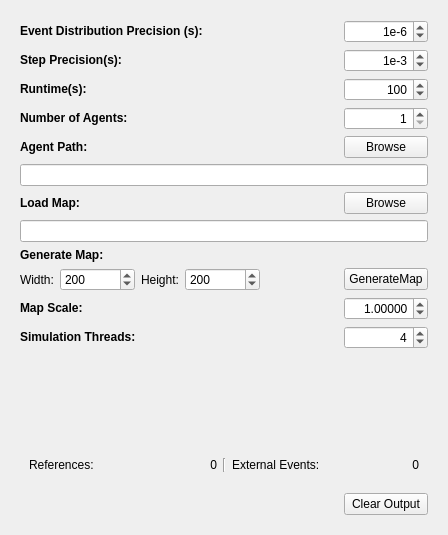
          <widget class="QWidget" name="scrollAreaWidgetContents">
           <property name="geometry">
            <rect>
             <x>0</x>
             <y>0</y>
             <width>448</width>
             <height>535</height>
            </rect>
           </property>
           <layout class="QVBoxLayout" name="verticalLayout_2">
            <item>
             <widget class="QWidget" name="widget_3" native="true">
              <property name="sizePolicy">
               <sizepolicy hsizetype="Expanding" vsizetype="Expanding">
                <horstretch>0</horstretch>
                <verstretch>0</verstretch>
               </sizepolicy>
              </property>
              <property name="minimumSize">
               <size>
                <width>0</width>
                <height>0</height>
               </size>
              </property>
              <layout class="QGridLayout" name="gridLayout_2">
               <item row="5" column="0">
                <widget class="QLabel" name="label">
                 <property name="text">
                  <string>&lt;b&gt;Agent Path:</string>
                 </property>
                 <property name="buddy">
                  <cstring>browseLuaAgentButton</cstring>
                 </property>
                </widget>
               </item>
               <item row="22" column="0" colspan="3">
                <widget class="QWidget" name="widget_4" native="true">
                 <property name="sizePolicy">
                  <sizepolicy hsizetype="MinimumExpanding" vsizetype="Fixed">
                   <horstretch>0</horstretch>
                   <verstretch>0</verstretch>
                  </sizepolicy>
                 </property>
                 <property name="minimumSize">
                  <size>
                   <width>0</width>
                   <height>0</height>
                  </size>
                 </property>
                 <layout class="QGridLayout" name="gridLayout">
                  <item row="0" column="4">
                   <widget class="Line" name="line_2">
                    <property name="orientation">
                     <enum>Qt::Vertical</enum>
                    </property>
                   </widget>
                  </item>
                  <item row="2" column="4">
                   <widget class="Line" name="line_4">
                    <property name="orientation">
                     <enum>Qt::Vertical</enum>
                    </property>
                   </widget>
                  </item>
                  <item row="1" column="4">
                   <widget class="Line" name="line_3">
                    <property name="orientation">
                     <enum>Qt::Vertical</enum>
                    </property>
                   </widget>
                  </item>
                  <item row="1" column="3">
                   <widget class="QLabel" name="label_status3">
                    <property name="text">
                     <string>0</string>
                    </property>
                    <property name="alignment">
                     <set>Qt::AlignRight|Qt::AlignTrailing|Qt::AlignVCenter</set>
                    </property>
                   </widget>
                  </item>
                  <item row="1" column="5">
                   <widget class="QLabel" name="label_15">
                    <property name="text">
                     <string>External Events:</string>
                    </property>
                   </widget>
                  </item>
                  <item row="1" column="2">
                   <widget class="QLabel" name="label_3">
                    <property name="text">
                     <string>References:</string>
                    </property>
                   </widget>
                  </item>
                  <item row="1" column="6">
                   <widget class="QLabel" name="label_status4">
                    <property name="text">
                     <string>0</string>
                    </property>
                    <property name="alignment">
                     <set>Qt::AlignRight|Qt::AlignTrailing|Qt::AlignVCenter</set>
                    </property>
                   </widget>
                  </item>
                 </layout>
                </widget>
               </item>
               <item row="7" column="2">
                <widget class="QPushButton" name="browseMapButton">
                 <property name="sizePolicy">
                  <sizepolicy hsizetype="Minimum" vsizetype="Fixed">
                   <horstretch>0</horstretch>
                   <verstretch>0</verstretch>
                  </sizepolicy>
                 </property>
                 <property name="toolTip">
                  <string>Load up an existing bitmap as a map</string>
                 </property>
                 <property name="text">
                  <string>Browse</string>
                 </property>
                </widget>
               </item>
               <item row="1" column="2">
                <widget class="QSpinBox" name="timeResSpinBox">
                 <property name="sizePolicy">
                  <sizepolicy hsizetype="Preferred" vsizetype="Fixed">
                   <horstretch>0</horstretch>
                   <verstretch>0</verstretch>
                  </sizepolicy>
                 </property>
                 <property name="toolTip">
                  <string>The precision with which events are distributed in seconds</string>
                 </property>
                 <property name="alignment">
                  <set>Qt::AlignRight|Qt::AlignTrailing|Qt::AlignVCenter</set>
                 </property>
                 <property name="accelerated">
                  <bool>true</bool>
                 </property>
                 <property name="suffix">
                  <string/>
                 </property>
                 <property name="prefix">
                  <string>1e-</string>
                 </property>
                 <property name="minimum">
                  <number>1</number>
                 </property>
                 <property name="maximum">
                  <number>12</number>
                 </property>
                 <property name="singleStep">
                  <number>1</number>
                 </property>
                 <property name="value">
                  <number>6</number>
                 </property>
                 <property name="displayIntegerBase">
                  <number>10</number>
                 </property>
                </widget>
               </item>
               <item row="5" column="2">
                <widget class="QPushButton" name="browseLuaAgentButton">
                 <property name="toolTip">
                  <string>Load up an agent behavior</string>
                 </property>
                 <property name="text">
                  <string>Browse</string>
                 </property>
                </widget>
               </item>
               <item row="21" column="0">
                <spacer name="verticalSpacer">
                 <property name="orientation">
                  <enum>Qt::Vertical</enum>
                 </property>
                 <property name="sizeHint" stdset="0">
                  <size>
                   <width>20</width>
                   <height>40</height>
                  </size>
                 </property>
                </spacer>
               </item>
               <item row="6" column="0" colspan="3">
                <widget class="QLineEdit" name="agentPathLineEdit">
                 <property name="sizePolicy">
                  <sizepolicy hsizetype="MinimumExpanding" vsizetype="Fixed">
                   <horstretch>0</horstretch>
                   <verstretch>0</verstretch>
                  </sizepolicy>
                 </property>
                 <property name="text">
                  <string/>
                 </property>
                </widget>
               </item>
               <item row="10" column="0">
                <layout class="QGridLayout" name="gridLayout_13">
                 <item row="1" column="1">
                  <widget class="QSpinBox" name="emptyPXspinBox">
                   <property name="sizePolicy">
                    <sizepolicy hsizetype="Minimum" vsizetype="Fixed">
                     <horstretch>0</horstretch>
                     <verstretch>0</verstretch>
                    </sizepolicy>
                   </property>
                   <property name="minimumSize">
                    <size>
                     <width>75</width>
                     <height>0</height>
                    </size>
                   </property>
                   <property name="maximum">
                    <number>10000</number>
                   </property>
                   <property name="singleStep">
                    <number>50</number>
                   </property>
                   <property name="value">
                    <number>200</number>
                   </property>
                  </widget>
                 </item>
                 <item row="1" column="0">
                  <widget class="QLabel" name="label_39">
                   <property name="text">
                    <string>Width:</string>
                   </property>
                  </widget>
                 </item>
                 <item row="1" column="2">
                  <widget class="QLabel" name="label_11">
                   <property name="text">
                    <string>Height:</string>
                   </property>
                  </widget>
                 </item>
                 <item row="1" column="4">
                  <widget class="QSpinBox" name="emptyPYspinBox">
                   <property name="sizePolicy">
                    <sizepolicy hsizetype="Minimum" vsizetype="Fixed">
                     <horstretch>0</horstretch>
                     <verstretch>0</verstretch>
                    </sizepolicy>
                   </property>
                   <property name="minimumSize">
                    <size>
                     <width>75</width>
                     <height>0</height>
                    </size>
                   </property>
                   <property name="maximum">
                    <number>10000</number>
                   </property>
                   <property name="singleStep">
                    <number>50</number>
                   </property>
                   <property name="value">
                    <number>200</number>
                   </property>
                  </widget>
                 </item>
                </layout>
               </item>
               <item row="10" column="2">
                <widget class="QPushButton" name="generateEmptyMapButton">
                 <property name="toolTip">
                  <string>Generate an empty (black) map with height,width.</string>
                 </property>
                 <property name="text">
                  <string>GenerateMap</string>
                 </property>
                </widget>
               </item>
               <item row="7" column="0">
                <widget class="QLabel" name="label_7">
                 <property name="text">
                  <string>&lt;html&gt;&lt;head/&gt;&lt;body&gt;&lt;p&gt;&lt;span style=&quot; font-weight:600;&quot;&gt;Load Map:&lt;/span&gt;&lt;/p&gt;&lt;/body&gt;&lt;/html&gt;</string>
                 </property>
                 <property name="buddy">
                  <cstring>browseMapButton</cstring>
                 </property>
                </widget>
               </item>
               <item row="4" column="0">
                <widget class="QLabel" name="label_2">
                 <property name="text">
                  <string>&lt;b&gt;Number of Agents:</string>
                 </property>
                 <property name="buddy">
                  <cstring>luaSpinBox</cstring>
                 </property>
                </widget>
               </item>
               <item row="9" column="0">
                <widget class="QLabel" name="label_31">
                 <property name="toolTip">
                  <string>&lt;html&gt;&lt;head/&gt;&lt;body&gt;&lt;p&gt;How many meters each pixel on the map covers(this is only important if the agent uses collision detection and map manipulation).&lt;/p&gt;&lt;/body&gt;&lt;/html&gt;</string>
                 </property>
                 <property name="text">
                  <string>&lt;html&gt;&lt;head/&gt;&lt;body&gt;&lt;p&gt;&lt;span style=&quot; font-weight:600;&quot;&gt;Generate Map:&lt;/span&gt;&lt;/p&gt;&lt;/body&gt;&lt;/html&gt;</string>
                 </property>
                 <property name="buddy">
                  <cstring>scaleDoubleSpinBox</cstring>
                 </property>
                </widget>
               </item>
               <item row="19" column="0">
                <widget class="QLabel" name="label_20">
                 <property name="text">
                  <string>&lt;html&gt;&lt;head/&gt;&lt;body&gt;&lt;p&gt;&lt;span style=&quot; font-weight:600;&quot;&gt;Simulation Threads:&lt;/span&gt;&lt;/p&gt;&lt;/body&gt;&lt;/html&gt;</string>
                 </property>
                </widget>
               </item>
               <item row="23" column="2">
                <widget class="QPushButton" name="pushButton">
                 <property name="text">
                  <string>Clear Output</string>
                 </property>
                </widget>
               </item>
               <item row="19" column="2">
                <widget class="QSpinBox" name="advThreadSpinBox">
                 <property name="toolTip">
                  <string>&lt;html&gt;&lt;head/&gt;&lt;body&gt;&lt;p&gt;Amount of CPU threads to utilize for the next simulation.&lt;/p&gt;&lt;/body&gt;&lt;/html&gt;</string>
                 </property>
                 <property name="layoutDirection">
                  <enum>Qt::LeftToRight</enum>
                 </property>
                 <property name="alignment">
                  <set>Qt::AlignRight|Qt::AlignTrailing|Qt::AlignVCenter</set>
                 </property>
                 <property name="buttonSymbols">
                  <enum>QAbstractSpinBox::UpDownArrows</enum>
                 </property>
                 <property name="minimum">
                  <number>1</number>
                 </property>
                 <property name="value">
                  <number>4</number>
                 </property>
                </widget>
               </item>
               <item row="12" column="0">
                <widget class="QLabel" name="label_40">
                 <property name="toolTip">
                  <string>&lt;html&gt;&lt;head/&gt;&lt;body&gt;&lt;p&gt;How many meters each pixel covers&lt;/p&gt;&lt;/body&gt;&lt;/html&gt;</string>
                 </property>
                 <property name="text">
                  <string>&lt;html&gt;&lt;head/&gt;&lt;body&gt;&lt;p&gt;&lt;span style=&quot; font-weight:600;&quot;&gt;Map Scale:&lt;/span&gt;&lt;/p&gt;&lt;/body&gt;&lt;/html&gt;</string>
                 </property>
                </widget>
               </item>
               <item row="1" column="0">
                <widget class="QLabel" name="label_5">
                 <property name="toolTip">
                  <string>Number of microsteps pr second</string>
                 </property>
                 <property name="toolTipDuration">
                  <number>-1</number>
                 </property>
                 <property name="text">
                  <string>&lt;html&gt;&lt;head/&gt;&lt;body&gt;&lt;p&gt;&lt;span style=&quot; font-weight:600;&quot;&gt;Event Distribution Precision (s):&lt;/span&gt;&lt;/p&gt;&lt;/body&gt;&lt;/html&gt;</string>
                 </property>
                 <property name="buddy">
                  <cstring>timeResSpinBox</cstring>
                 </property>
                </widget>
               </item>
               <item row="3" column="2">
                <widget class="QSpinBox" name="runTimeSpinBox">
                 <property name="sizePolicy">
                  <sizepolicy hsizetype="Preferred" vsizetype="Fixed">
                   <horstretch>0</horstretch>
                   <verstretch>0</verstretch>
                  </sizepolicy>
                 </property>
                 <property name="alignment">
                  <set>Qt::AlignRight|Qt::AlignTrailing|Qt::AlignVCenter</set>
                 </property>
                 <property name="accelerated">
                  <bool>true</bool>
                 </property>
                 <property name="minimum">
                  <number>1</number>
                 </property>
                 <property name="maximum">
                  <number>31536000</number>
                 </property>
                 <property name="singleStep">
                  <number>100</number>
                 </property>
                 <property name="value">
                  <number>100</number>
                 </property>
                </widget>
               </item>
               <item row="2" column="0">
                <widget class="QLabel" name="label_6">
                 <property name="toolTip">
                  <string>Number of mirosteps pr macrostep</string>
                 </property>
                 <property name="text">
                  <string>&lt;html&gt;&lt;head/&gt;&lt;body&gt;&lt;p&gt;&lt;span style=&quot; font-weight:600;&quot;&gt;Step Precision(s):&lt;/span&gt;&lt;/p&gt;&lt;/body&gt;&lt;/html&gt;</string>
                 </property>
                 <property name="buddy">
                  <cstring>macroSpinBox</cstring>
                 </property>
                </widget>
               </item>
               <item row="12" column="2">
                <widget class="QDoubleSpinBox" name="scaleDoubleSpinBox">
                 <property name="toolTip">
                  <string>&lt;html&gt;&lt;head/&gt;&lt;body&gt;&lt;p&gt;Define the map scale. It defines how many meters each pixel of the map covers.&lt;/p&gt;&lt;/body&gt;&lt;/html&gt;</string>
                 </property>
                 <property name="frame">
                  <bool>true</bool>
                 </property>
                 <property name="alignment">
                  <set>Qt::AlignRight|Qt::AlignTrailing|Qt::AlignVCenter</set>
                 </property>
                 <property name="accelerated">
                  <bool>true</bool>
                 </property>
                 <property name="decimals">
                  <number>5</number>
                 </property>
                 <property name="minimum">
                  <double>0.000100000000000</double>
                 </property>
                 <property name="maximum">
                  <double>100.000000000000000</double>
                 </property>
                 <property name="singleStep">
                  <double>0.001000000000000</double>
                 </property>
                 <property name="value">
                  <double>1.000000000000000</double>
                 </property>
                </widget>
               </item>
               <item row="2" column="2">
                <widget class="QSpinBox" name="macroSpinBox">
                 <property name="sizePolicy">
                  <sizepolicy hsizetype="Preferred" vsizetype="Fixed">
                   <horstretch>0</horstretch>
                   <verstretch>0</verstretch>
                  </sizepolicy>
                 </property>
                 <property name="toolTip">
                  <string>Defines the amount of 'takeStep' pr second (which is 1/stepPrecision)</string>
                 </property>
                 <property name="alignment">
                  <set>Qt::AlignRight|Qt::AlignTrailing|Qt::AlignVCenter</set>
                 </property>
                 <property name="prefix">
                  <string>1e-</string>
                 </property>
                 <property name="minimum">
                  <number>1</number>
                 </property>
                 <property name="maximum">
                  <number>12</number>
                 </property>
                 <property name="singleStep">
                  <number>1</number>
                 </property>
                 <property name="value">
                  <number>3</number>
                 </property>
                </widget>
               </item>
               <item row="8" column="0" colspan="3">
                <widget class="QLineEdit" name="mapPathLineEdit"/>
               </item>
               <item row="3" column="0">
                <widget class="QLabel" name="label_13">
                 <property name="text">
                  <string>&lt;b&gt;Runtime(s):</string>
                 </property>
                 <property name="buddy">
                  <cstring>runTimeSpinBox</cstring>
                 </property>
                </widget>
               </item>
               <item row="4" column="2">
                <widget class="QSpinBox" name="luaSpinBox">
                 <property name="sizePolicy">
                  <sizepolicy hsizetype="Preferred" vsizetype="Fixed">
                   <horstretch>0</horstretch>
                   <verstretch>0</verstretch>
                  </sizepolicy>
                 </property>
                 <property name="alignment">
                  <set>Qt::AlignRight|Qt::AlignTrailing|Qt::AlignVCenter</set>
                 </property>
                 <property name="minimum">
                  <number>1</number>
                 </property>
                 <property name="maximum">
                  <number>65536</number>
                 </property>
                 <property name="value">
                  <number>1</number>
                 </property>
                </widget>
               </item>
               <item row="21" column="1">
                <spacer name="horizontalSpacer">
                 <property name="orientation">
                  <enum>Qt::Horizontal</enum>
                 </property>
                 <property name="sizeType">
                  <enum>QSizePolicy::Expanding</enum>
                 </property>
                 <property name="sizeHint" stdset="0">
                  <size>
                   <width>40</width>
                   <height>20</height>
                  </size>
                 </property>
                </spacer>
               </item>
              </layout>
             </widget>
            </item>
           </layout>
          </widget>
